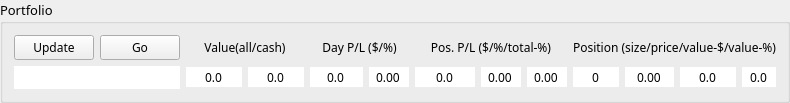
     <widget class="QGroupBox" name="Portfolio_groupBox">
      <property name="sizePolicy">
       <sizepolicy hsizetype="Expanding" vsizetype="Preferred">
        <horstretch>0</horstretch>
        <verstretch>0</verstretch>
       </sizepolicy>
      </property>
      <property name="font">
       <font>
        <family>Century Gothic</family>
        <pointsize>10</pointsize>
       </font>
      </property>
      <property name="title">
       <string>Portfolio</string>
      </property>
      <layout class="QGridLayout" name="gridLayout_5">
       <item row="0" column="0">
        <widget class="QPushButton" name="ibap_Portfolio_Button">
         <property name="sizePolicy">
          <sizepolicy hsizetype="Minimum" vsizetype="Fixed">
           <horstretch>0</horstretch>
           <verstretch>0</verstretch>
          </sizepolicy>
         </property>
         <property name="font">
          <font>
           <family>Century Gothic</family>
           <pointsize>9</pointsize>
          </font>
         </property>
         <property name="text">
          <string>Update</string>
         </property>
         <property name="checkable">
          <bool>true</bool>
         </property>
        </widget>
       </item>
       <item row="1" column="3" rowspan="2">
        <widget class="QDoubleSpinBox" name="totalCash_doubleSpinBox">
         <property name="font">
          <font>
           <family>Century Gothic</family>
           <pointsize>9</pointsize>
          </font>
         </property>
         <property name="wrapping">
          <bool>false</bool>
         </property>
         <property name="frame">
          <bool>false</bool>
         </property>
         <property name="alignment">
          <set>Qt::AlignCenter</set>
         </property>
         <property name="readOnly">
          <bool>true</bool>
         </property>
         <property name="buttonSymbols">
          <enum>QAbstractSpinBox::NoButtons</enum>
         </property>
         <property name="correctionMode">
          <enum>QAbstractSpinBox::CorrectToNearestValue</enum>
         </property>
         <property name="decimals">
          <number>1</number>
         </property>
         <property name="maximum">
          <double>100000.000000000000000</double>
         </property>
         <property name="value">
          <double>0.000000000000000</double>
         </property>
        </widget>
       </item>
       <item row="1" column="6" rowspan="2">
        <widget class="QDoubleSpinBox" name="positionPL_doubleSpinBox">
         <property name="font">
          <font>
           <family>Century Gothic</family>
           <pointsize>9</pointsize>
          </font>
         </property>
         <property name="wrapping">
          <bool>false</bool>
         </property>
         <property name="frame">
          <bool>false</bool>
         </property>
         <property name="alignment">
          <set>Qt::AlignCenter</set>
         </property>
         <property name="readOnly">
          <bool>true</bool>
         </property>
         <property name="buttonSymbols">
          <enum>QAbstractSpinBox::NoButtons</enum>
         </property>
         <property name="correctionMode">
          <enum>QAbstractSpinBox::CorrectToNearestValue</enum>
         </property>
         <property name="decimals">
          <number>1</number>
         </property>
         <property name="minimum">
          <double>-100000.000000000000000</double>
         </property>
         <property name="maximum">
          <double>100000.000000000000000</double>
         </property>
         <property name="value">
          <double>0.000000000000000</double>
         </property>
        </widget>
       </item>
       <item row="0" column="1">
        <widget class="QPushButton" name="find_positionTicker_Button">
         <property name="sizePolicy">
          <sizepolicy hsizetype="Minimum" vsizetype="Fixed">
           <horstretch>0</horstretch>
           <verstretch>0</verstretch>
          </sizepolicy>
         </property>
         <property name="font">
          <font>
           <family>Century Gothic</family>
           <pointsize>9</pointsize>
          </font>
         </property>
         <property name="text">
          <string>Go</string>
         </property>
        </widget>
       </item>
       <item row="1" column="4" rowspan="2">
        <widget class="QDoubleSpinBox" name="dayPL_doubleSpinBox">
         <property name="font">
          <font>
           <family>Century Gothic</family>
           <pointsize>9</pointsize>
          </font>
         </property>
         <property name="wrapping">
          <bool>false</bool>
         </property>
         <property name="frame">
          <bool>false</bool>
         </property>
         <property name="alignment">
          <set>Qt::AlignCenter</set>
         </property>
         <property name="readOnly">
          <bool>true</bool>
         </property>
         <property name="buttonSymbols">
          <enum>QAbstractSpinBox::NoButtons</enum>
         </property>
         <property name="correctionMode">
          <enum>QAbstractSpinBox::CorrectToNearestValue</enum>
         </property>
         <property name="decimals">
          <number>1</number>
         </property>
         <property name="minimum">
          <double>-10000.000000000000000</double>
         </property>
         <property name="maximum">
          <double>10000.000000000000000</double>
         </property>
         <property name="value">
          <double>0.000000000000000</double>
         </property>
        </widget>
       </item>
       <item row="1" column="0" rowspan="2" colspan="2">
        <widget class="QLineEdit" name="positionTicker_lineEdit">
         <property name="enabled">
          <bool>true</bool>
         </property>
         <property name="sizePolicy">
          <sizepolicy hsizetype="Minimum" vsizetype="Fixed">
           <horstretch>0</horstretch>
           <verstretch>0</verstretch>
          </sizepolicy>
         </property>
         <property name="font">
          <font>
           <family>Century Gothic</family>
           <pointsize>9</pointsize>
          </font>
         </property>
         <property name="cursor">
          <cursorShape>ArrowCursor</cursorShape>
         </property>
         <property name="text">
          <string/>
         </property>
         <property name="maxLength">
          <number>10</number>
         </property>
         <property name="frame">
          <bool>false</bool>
         </property>
         <property name="alignment">
          <set>Qt::AlignCenter</set>
         </property>
         <property name="readOnly">
          <bool>true</bool>
         </property>
        </widget>
       </item>
       <item row="1" column="7" rowspan="2">
        <widget class="QDoubleSpinBox" name="positionPLper_doubleSpinBox">
         <property name="font">
          <font>
           <family>Century Gothic</family>
           <pointsize>9</pointsize>
          </font>
         </property>
         <property name="wrapping">
          <bool>false</bool>
         </property>
         <property name="frame">
          <bool>false</bool>
         </property>
         <property name="alignment">
          <set>Qt::AlignCenter</set>
         </property>
         <property name="readOnly">
          <bool>true</bool>
         </property>
         <property name="buttonSymbols">
          <enum>QAbstractSpinBox::NoButtons</enum>
         </property>
         <property name="correctionMode">
          <enum>QAbstractSpinBox::CorrectToNearestValue</enum>
         </property>
         <property name="decimals">
          <number>2</number>
         </property>
         <property name="minimum">
          <double>-99.989999999999995</double>
         </property>
         <property name="maximum">
          <double>99.989999999999995</double>
         </property>
         <property name="value">
          <double>0.000000000000000</double>
         </property>
        </widget>
       </item>
       <item row="0" column="4" colspan="2">
        <widget class="QLabel" name="dayPL_label">
         <property name="font">
          <font>
           <family>Century Gothic</family>
           <pointsize>9</pointsize>
          </font>
         </property>
         <property name="text">
          <string>Day P/L ($/%)</string>
         </property>
         <property name="alignment">
          <set>Qt::AlignCenter</set>
         </property>
        </widget>
       </item>
       <item row="0" column="9" colspan="4">
        <widget class="QLabel" name="positionValue_label">
         <property name="font">
          <font>
           <family>Century Gothic</family>
           <pointsize>9</pointsize>
          </font>
         </property>
         <property name="text">
          <string>Position (size/price/value-$/value-%)</string>
         </property>
         <property name="alignment">
          <set>Qt::AlignCenter</set>
         </property>
        </widget>
       </item>
       <item row="0" column="2" colspan="2">
        <widget class="QLabel" name="totalValue_label">
         <property name="font">
          <font>
           <family>Century Gothic</family>
           <pointsize>9</pointsize>
          </font>
         </property>
         <property name="text">
          <string>Value(all/cash)</string>
         </property>
         <property name="alignment">
          <set>Qt::AlignCenter</set>
         </property>
        </widget>
       </item>
       <item row="0" column="6" colspan="3">
        <widget class="QLabel" name="positionPL_label">
         <property name="font">
          <font>
           <family>Century Gothic</family>
           <pointsize>9</pointsize>
          </font>
         </property>
         <property name="text">
          <string>Pos. P/L ($/%/total-%)</string>
         </property>
         <property name="alignment">
          <set>Qt::AlignCenter</set>
         </property>
        </widget>
       </item>
       <item row="1" column="2" rowspan="2">
        <widget class="QDoubleSpinBox" name="totalValue_doubleSpinBox">
         <property name="font">
          <font>
           <family>Century Gothic</family>
           <pointsize>9</pointsize>
          </font>
         </property>
         <property name="wrapping">
          <bool>false</bool>
         </property>
         <property name="frame">
          <bool>false</bool>
         </property>
         <property name="alignment">
          <set>Qt::AlignCenter</set>
         </property>
         <property name="readOnly">
          <bool>true</bool>
         </property>
         <property name="buttonSymbols">
          <enum>QAbstractSpinBox::NoButtons</enum>
         </property>
         <property name="correctionMode">
          <enum>QAbstractSpinBox::CorrectToNearestValue</enum>
         </property>
         <property name="decimals">
          <number>1</number>
         </property>
         <property name="maximum">
          <double>100000.000000000000000</double>
         </property>
         <property name="value">
          <double>0.000000000000000</double>
         </property>
        </widget>
       </item>
       <item row="1" column="5" rowspan="2">
        <widget class="QDoubleSpinBox" name="dayPLper_doubleSpinBox">
         <property name="font">
          <font>
           <family>Century Gothic</family>
           <pointsize>9</pointsize>
          </font>
         </property>
         <property name="wrapping">
          <bool>false</bool>
         </property>
         <property name="frame">
          <bool>false</bool>
         </property>
         <property name="alignment">
          <set>Qt::AlignCenter</set>
         </property>
         <property name="readOnly">
          <bool>true</bool>
         </property>
         <property name="buttonSymbols">
          <enum>QAbstractSpinBox::NoButtons</enum>
         </property>
         <property name="correctionMode">
          <enum>QAbstractSpinBox::CorrectToNearestValue</enum>
         </property>
         <property name="decimals">
          <number>2</number>
         </property>
         <property name="minimum">
          <double>-99.989999999999995</double>
         </property>
         <property name="maximum">
          <double>99.989999999999995</double>
         </property>
         <property name="value">
          <double>0.000000000000000</double>
         </property>
        </widget>
       </item>
       <item row="1" column="8" rowspan="2">
        <widget class="QDoubleSpinBox" name="positionPLperTotal_doubleSpinBox">
         <property name="font">
          <font>
           <family>Century Gothic</family>
           <pointsize>9</pointsize>
          </font>
         </property>
         <property name="wrapping">
          <bool>false</bool>
         </property>
         <property name="frame">
          <bool>false</bool>
         </property>
         <property name="alignment">
          <set>Qt::AlignCenter</set>
         </property>
         <property name="readOnly">
          <bool>true</bool>
         </property>
         <property name="buttonSymbols">
          <enum>QAbstractSpinBox::NoButtons</enum>
         </property>
         <property name="correctionMode">
          <enum>QAbstractSpinBox::CorrectToNearestValue</enum>
         </property>
         <property name="decimals">
          <number>2</number>
         </property>
         <property name="minimum">
          <double>-99.989999999999995</double>
         </property>
         <property name="maximum">
          <double>99.989999999999995</double>
         </property>
         <property name="value">
          <double>0.000000000000000</double>
         </property>
        </widget>
       </item>
       <item row="1" column="9" rowspan="2">
        <widget class="QSpinBox" name="positionSize_spinBox">
         <property name="font">
          <font>
           <family>Century Gothic</family>
           <pointsize>9</pointsize>
          </font>
         </property>
         <property name="frame">
          <bool>false</bool>
         </property>
         <property name="alignment">
          <set>Qt::AlignCenter</set>
         </property>
         <property name="readOnly">
          <bool>true</bool>
         </property>
         <property name="buttonSymbols">
          <enum>QAbstractSpinBox::NoButtons</enum>
         </property>
         <property name="correctionMode">
          <enum>QAbstractSpinBox::CorrectToNearestValue</enum>
         </property>
         <property name="minimum">
          <number>0</number>
         </property>
         <property name="maximum">
          <number>100000</number>
         </property>
         <property name="singleStep">
          <number>100</number>
         </property>
         <property name="value">
          <number>0</number>
         </property>
        </widget>
       </item>
       <item row="1" column="10" rowspan="2">
        <widget class="QDoubleSpinBox" name="averagePrice_doubleSpinBox">
         <property name="font">
          <font>
           <family>Century Gothic</family>
           <pointsize>9</pointsize>
          </font>
         </property>
         <property name="wrapping">
          <bool>false</bool>
         </property>
         <property name="frame">
          <bool>false</bool>
         </property>
         <property name="alignment">
          <set>Qt::AlignCenter</set>
         </property>
         <property name="readOnly">
          <bool>true</bool>
         </property>
         <property name="buttonSymbols">
          <enum>QAbstractSpinBox::NoButtons</enum>
         </property>
         <property name="correctionMode">
          <enum>QAbstractSpinBox::CorrectToNearestValue</enum>
         </property>
         <property name="decimals">
          <number>2</number>
         </property>
         <property name="maximum">
          <double>9999.000000000000000</double>
         </property>
         <property name="value">
          <double>0.000000000000000</double>
         </property>
        </widget>
       </item>
       <item row="1" column="12" rowspan="2">
        <widget class="QDoubleSpinBox" name="positionValuePer_doubleSpinBox">
         <property name="font">
          <font>
           <family>Century Gothic</family>
           <pointsize>9</pointsize>
          </font>
         </property>
         <property name="wrapping">
          <bool>false</bool>
         </property>
         <property name="frame">
          <bool>false</bool>
         </property>
         <property name="alignment">
          <set>Qt::AlignCenter</set>
         </property>
         <property name="readOnly">
          <bool>true</bool>
         </property>
         <property name="buttonSymbols">
          <enum>QAbstractSpinBox::NoButtons</enum>
         </property>
         <property name="correctionMode">
          <enum>QAbstractSpinBox::CorrectToNearestValue</enum>
         </property>
         <property name="decimals">
          <number>1</number>
         </property>
         <property name="minimum">
          <double>0.000000000000000</double>
         </property>
         <property name="maximum">
          <double>99.900000000000006</double>
         </property>
         <property name="value">
          <double>0.000000000000000</double>
         </property>
        </widget>
       </item>
       <item row="1" column="11" rowspan="2">
        <widget class="QDoubleSpinBox" name="positionValue_doubleSpinBox">
         <property name="font">
          <font>
           <family>Century Gothic</family>
           <pointsize>9</pointsize>
          </font>
         </property>
         <property name="wrapping">
          <bool>false</bool>
         </property>
         <property name="frame">
          <bool>false</bool>
         </property>
         <property name="alignment">
          <set>Qt::AlignCenter</set>
         </property>
         <property name="readOnly">
          <bool>true</bool>
         </property>
         <property name="buttonSymbols">
          <enum>QAbstractSpinBox::NoButtons</enum>
         </property>
         <property name="correctionMode">
          <enum>QAbstractSpinBox::CorrectToNearestValue</enum>
         </property>
         <property name="decimals">
          <number>1</number>
         </property>
         <property name="minimum">
          <double>0.000000000000000</double>
         </property>
         <property name="maximum">
          <double>100000.000000000000000</double>
         </property>
         <property name="value">
          <double>0.000000000000000</double>
         </property>
        </widget>
       </item>
      </layout>
     </widget>
